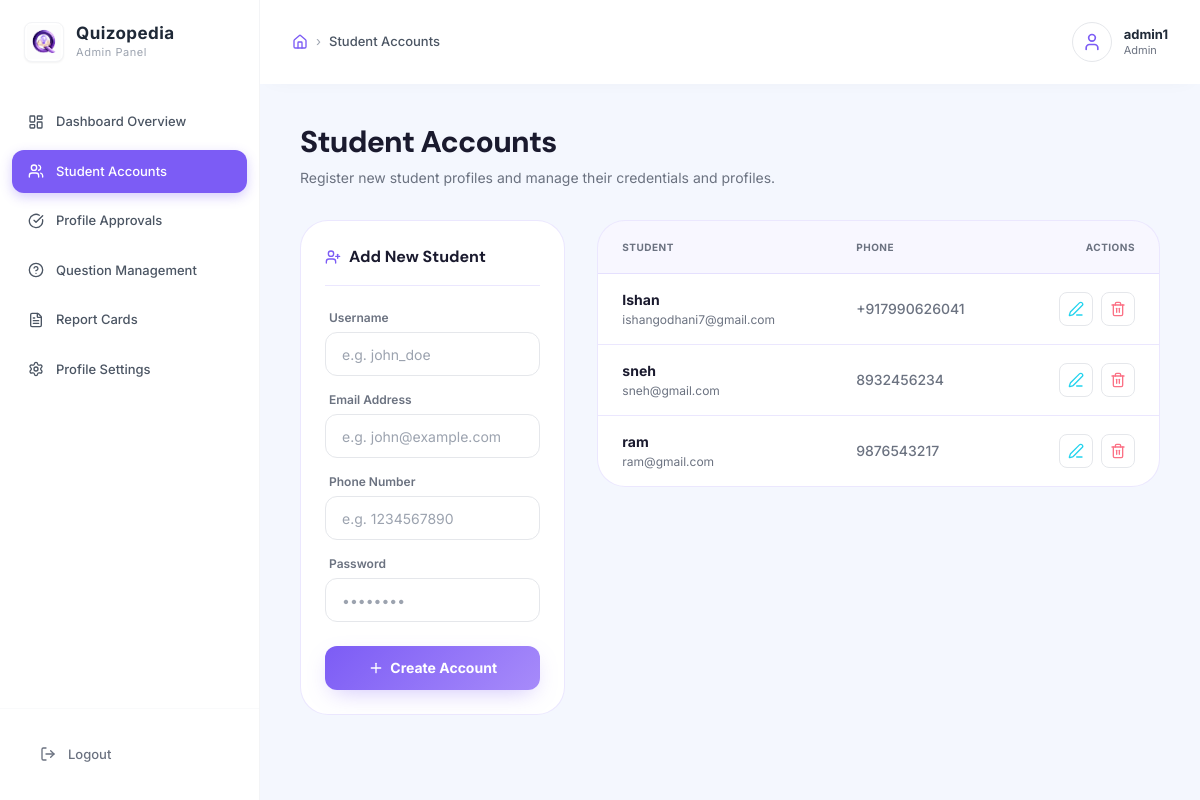
The app's page /admin-dashboard/students/ (signed in), older data.
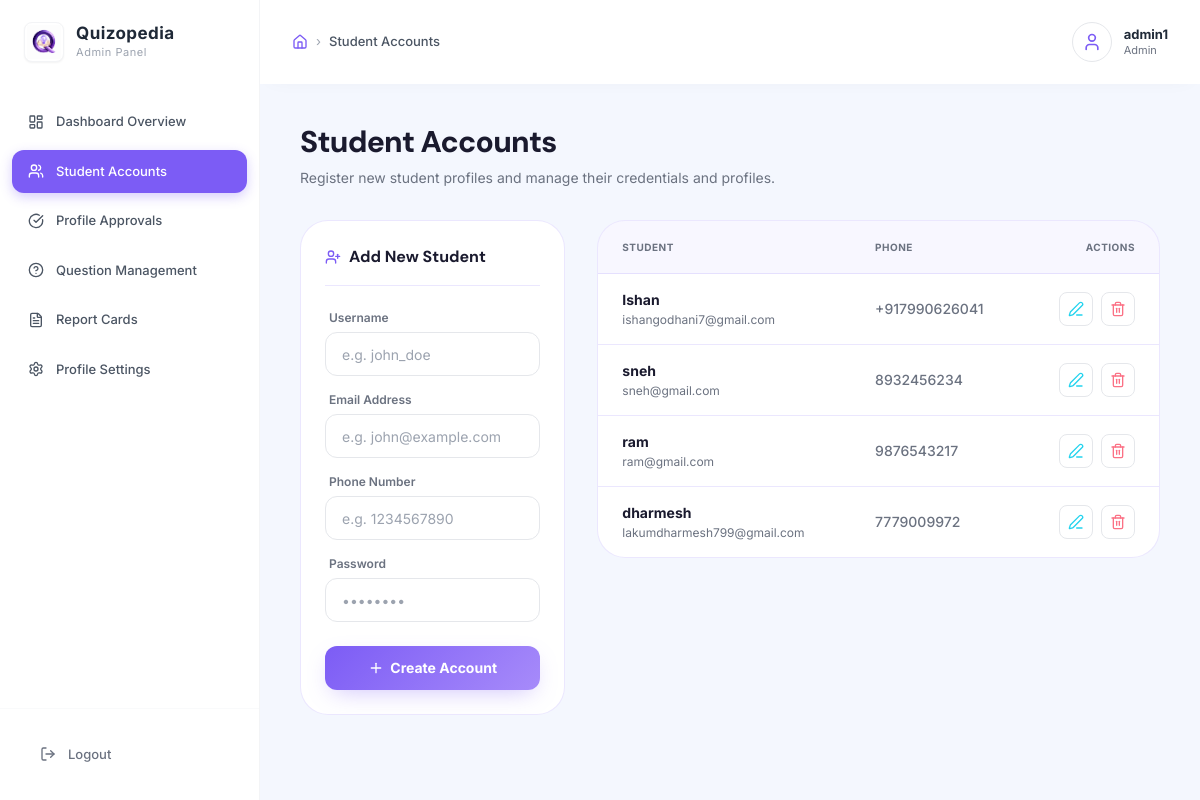
The same page, newer data.
### user/models.py (models this page shows, shortened)
class Student(models.Model):
    user = models.OneToOneField(User, on_delete=models.CASCADE, related_name='student')
    phone = models.CharField(max_length=15)
    @property
    def name(self):
        return self.user.first_name if self.user else ""
    @property
    def email(self):
        return self.user.email if self.user else ""

### adminpanel/views.py (the view, shortened to what this page needs)
# urls.py: path('admin-dashboard/students/', views.student_list, name='admin_students'),
@admin_required
def student_list(request):
    errors = []
    success_msg = None
    students = Student.objects.all().order_by('id')
    return render(request, 'adminpanel/students.html', {
        'students': students,
        'errors': errors,
        'success': success_msg
    })

### adminpanel/context_processors.py (called while the page is built)
def pending_approvals_count(request):
    if request.user.is_authenticated and (request.user.is_staff or request.user.is_superuser):
        count = ProfileUpdateRequest.objects.filter(status='pending').count()
        return {'pending_approvals_count': count}
    return {'pending_approvals_count': 0}

### adminpanel/templates/adminpanel/students.html (shortened to what the changed rows need)
{% extends 'adminpanel/base.html' %}
{% block content %}
<div class="mb-8 flex flex-col sm:flex-row sm:items-center sm:justify-between gap-4">
  <div>
    <h1 class="text-3xl font-extrabold tracking-tight mb-2 text-[var(--text-main)]">Student Accounts</h1>
  </div>
</div>
<div class="grid grid-cols-1 lg:grid-cols-3 gap-8">
  <div class="glass-card rounded-[28px] p-6 h-fit relative overflow-hidden">
    <div class="flex items-center gap-2 mb-6 border-b border-[var(--sidebar-border)] pb-4">
      <h2 class="text-md font-bold text-[var(--text-main)]">Add New Student</h2>
    </div>
  </div>
  <div class="lg:col-span-2 space-y-6">
    <div class="glass-card rounded-[28px] overflow-hidden">
      <div class="overflow-x-auto">
        <table class="w-full text-left text-sm border-collapse">
          <thead>
            <tr class="border-b border-[var(--sidebar-border)] bg-[var(--table-header-bg)] text-[var(--text-muted)] font-bold uppercase tracking-wider text-[10px]">
              <th class="px-6 py-4">Student</th>
              <th class="px-6 py-4">Phone</th>
              <th class="px-6 py-4 text-right">Actions</th>
            </tr>
          </thead>
          <tbody class="divide-y divide-[var(--sidebar-border)] text-[var(--text-main)]">
            {% for student in students %}
            <tr class="hover:bg-[var(--sidebar-link-hover)] transition">
              <td class="px-6 py-4">
                <span class="font-bold block text-[var(--text-main)]">{{ student.user.username }}</span>
                <span class="text-xs text-[var(--text-muted)] block mt-0.5">{{ student.user.email }}</span>
              </td>
              <td class="px-6 py-4 text-[var(--text-muted)] font-medium">{{ student.phone }}</td>
              <td class="px-6 py-4 text-right">
                <div class="flex items-center justify-end gap-2">
                  <button onclick="openEditModal('{{ student.id }}', '{{ student.user.username }}', '{{ student.user.email }}', '{{ student.phone }}')"
                    class="p-2 rounded-lg bg-[var(--input-bg)] hover:bg-white/10 border border-[var(--input-border)] text-cyan-400 transition" title="Edit Student">
                    <i data-lucide="edit-3" class="w-4 h-4"></i>
                  </button>
                  <form method="POST" onsubmit="return confirm('Are you sure you want to delete student: {{ student.user.username }}?');" class="inline">
                    <button type="submit" class="p-2 rounded-lg bg-[var(--input-bg)] hover:bg-red-500/20 border border-[var(--input-border)] hover:border-red-500/30 text-rose-400 transition" title="Delete Student">
                      <i data-lucide="trash-2" class="w-4 h-4"></i>
                    </button>
                  </form>
                </div>
              </td>
            </tr>
            {% endfor %}
          </tbody>
        </table>
      </div>
    </div>
  </div>
</div>
{% endblock %}

Row changes from the older to the newer data that the page shows:
added Student: user.username "dharmesh", user.email "lakumdharmesh799@gmail.com", phone "7779009972"
